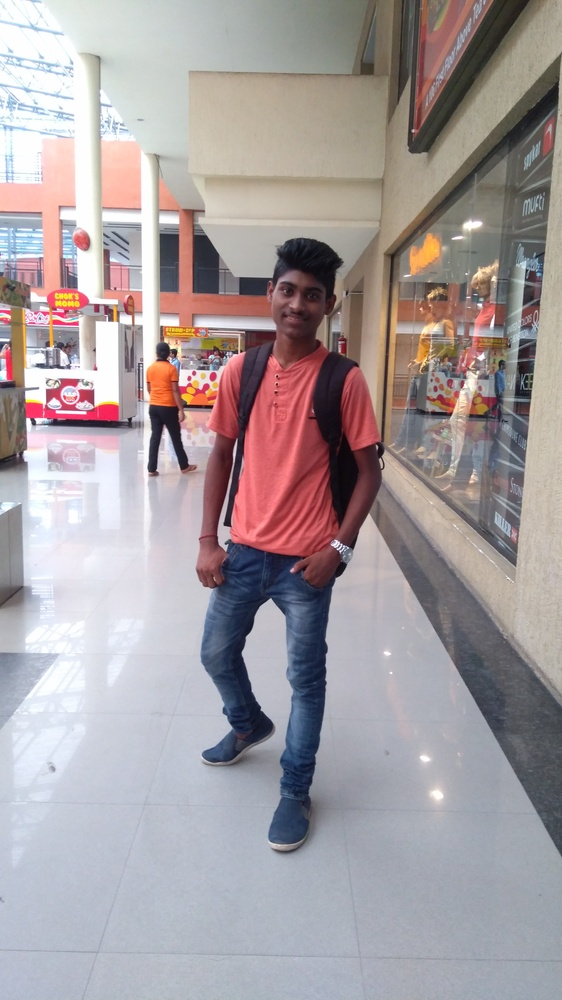
#> input picture f.jpg, 562 x 1000 px, shrunk from 2340 x 4160 before the run
$ python opencv4.py
#> lines starting #> are read from the running program, lines starting #| are printed output that depends on the picture
import cv2
img= cv2.imread('f.jpg',0)
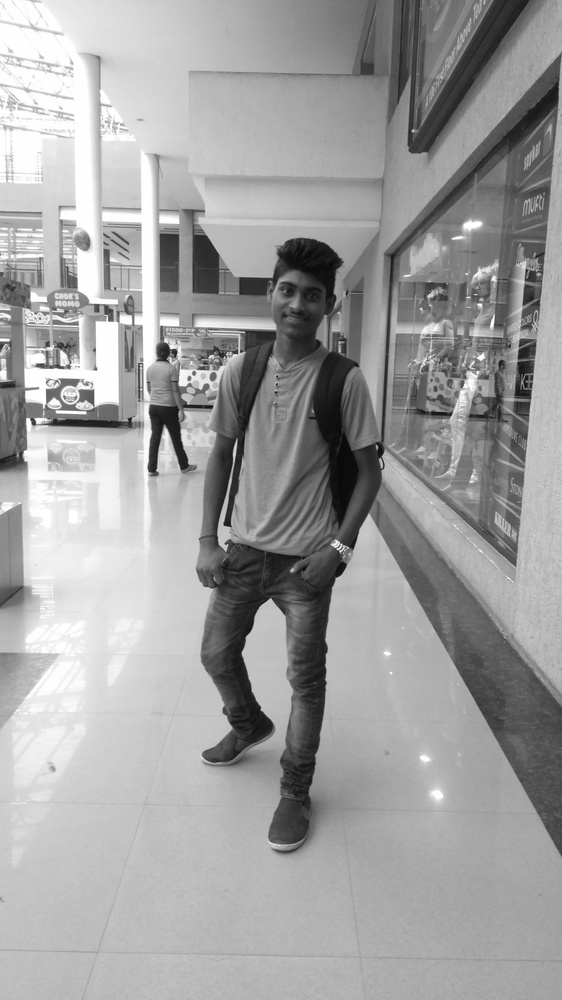
#> img: shape (1000, 562); min 7, max 255, mean 159.6


cv2.imshow('new color',img)
print(img.shape)
#| (1000, 562)


cv2.waitKey(0)

cv2.destroyAllWindows()

$ run again, with team1.png saved as f.jpg
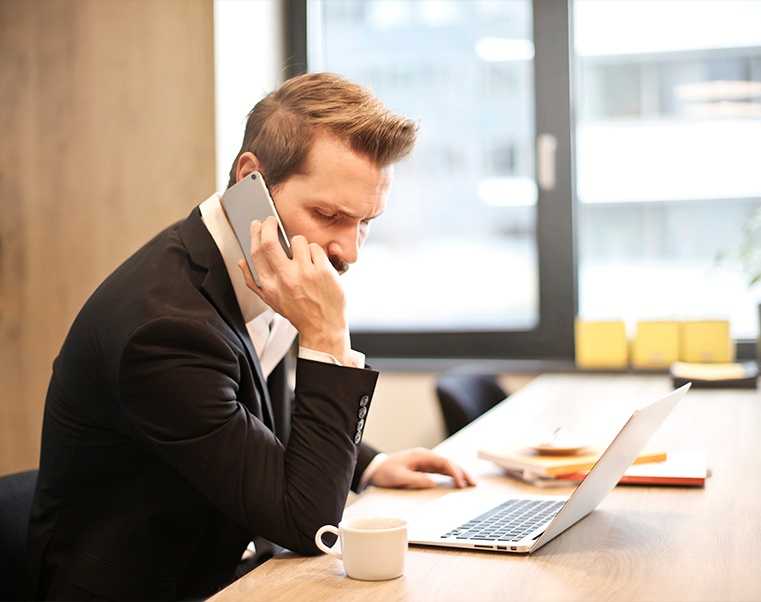
#> input picture team1.png, 761 x 602 px
#> `img= cv2.imread('f.jpg',0)`:
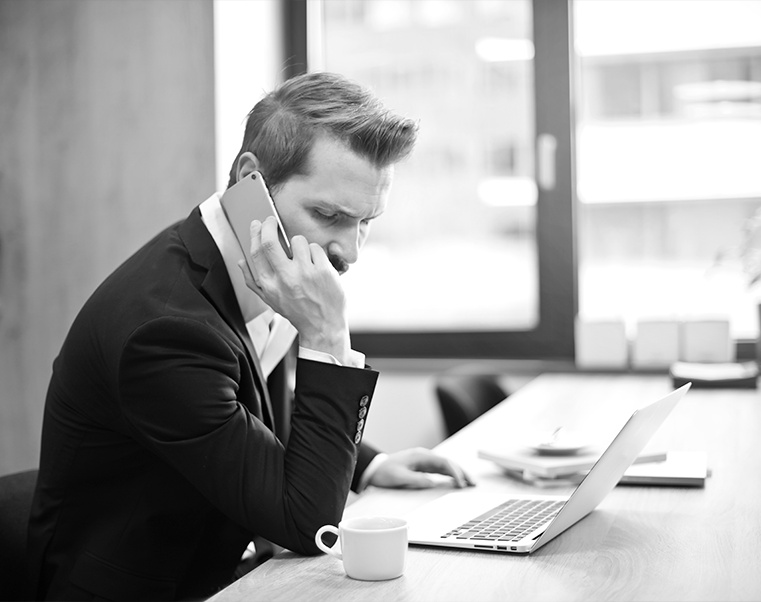
#> img: shape (602, 761); min 0, max 255, mean 164.3
#| (602, 761)
